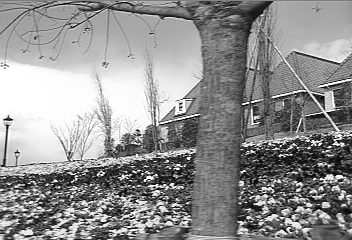
%> input picture TP/sequences/garden/garden_1.png, 352 x 240 px
$ octave Lab.m   (GNU Octave 9; MATLAB toolbox functions it lacks are replaced by stand-ins)
%> lines starting %> are read from the running program, lines starting %| are printed output that depends on the picture; in (x1, y1, x2, y2) boxes, pixels count from 0 and x2, y2 are one past the last pixel; in counts of white or black regions, pixels touching at a corner belong together; the program's own positions count from 1
%> further down, im1 is the input picture: size 240x352 uint8; min 0, max 255, mean 144.4
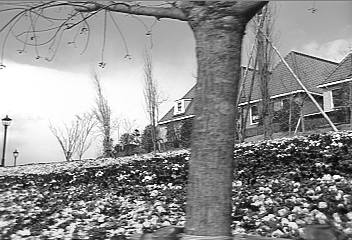
%> input picture TP/sequences/garden/garden_2.png, 352 x 240 px
%> further down, im2 is the input picture: size 240x352 uint8; min 0, max 255, mean 144.2
### TP/code/LK.m
function [u, v] = LucasKanade(im1, im2, windowSize)
%> called with windowSize = 5
% Lucas and Kanade of OF method

if size(size(im1),2)==3
    im1=rgb2gray(im1);
end
if size(size(im2),2)==3
    im2=rgb2gray(im2);
end

im1=double(im1);
%> im1: size 240x352 double
im2=double(im2);
%> im2: size 240x352 double

im1 = imgaussfilt(im1,2);
im2 = imgaussfilt(im2,2);
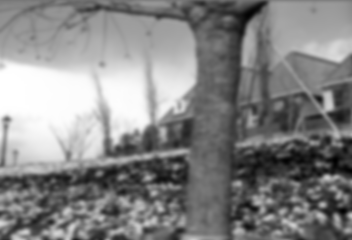
%> im2: size 240x352 double; min 24.04, max 255, mean 144.2; drawn with min black and max white

%%%%%%%%%%%%%%%%%%%%%%%%%%%%%%%%%%%%%%%%%%
% Begin of "Write your code here" section %
%%%%%%%%%%%%%%%%%%%%%%%%%%%%%%%%%%%%%%%%%%


u = zeros(size(im1)); % create u and v matrices
v = zeros(size(im2));


IxMask = [-1 1; -1 1]; % Create the X derivative filter
IyMask = [-1 -1; 1 1]; % Create the Y derivative filter

ItMask_1 = [-1 -1; -1 -1]; %Create both the filters for the time derivative
ItMask_2 = [1 1; 1 1];

im1x = conv2(im1, IxMask,'same');
im2x = conv2(im2, IxMask,'same');
im1y = conv2(im1, IyMask,'same');
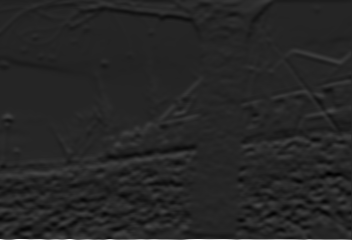
%> im1y: size 240x352 double; min -73.2, max 422.1, mean 1.1; drawn with min black and max white
im2y = conv2(im2, IyMask,'same');

im1t = conv2(im1, ItMask_1,'same');
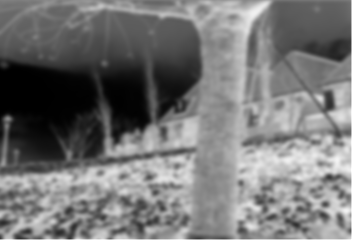
%> im1t: size 240x352 double; min -1020, max -55.17, mean -575.5; drawn with min black and max white
im2t = conv2(im2, ItMask_2,'same');

Ix = (im1x + im2x) ./ 2;
Iy = (im1y + im2y) ./ 2;
It = (im1t + im2t) ./ 2;

newnumb1 = size(im1,1) - mod(size(im1,1),windowSize);
%> newnumb1 = 240
newnumb2 = size(im1,2) - mod(size(im1,2),windowSize);
%> newnumb2 = 350

for i = 1 : newnumb1 - windowSize
    for j = 1 : newnumb2 - windowSize
% [5 lines of commented-out code are left out]

        Ixwindow=Ix(i  : i + windowSize , j : j + windowSize);
        Iywindow=Iy(i  : i + windowSize , j : j + windowSize);
        Itwindow=It(i  : i + windowSize , j : j + windowSize);

        Ixwindow = reshape(Ixwindow , [1 , size(Ixwindow,1)^2 ])';
        Iywindow = reshape(Iywindow , [1 , size(Iywindow,1)^2 ])';
        Itwindow = reshape(Itwindow , [1 , size(Itwindow,1)^2 ])';

        A=[Ixwindow Iywindow];
        B=Itwindow;

        [outpute]=inv(A'*A)*A'*B;


        u(i  , j) = outpute(1);
        v(i  , j) = outpute(2);


    end
end
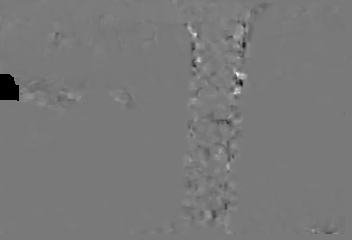
%> v: size 240x352 double; 0.52% of the values are NaN or infinite; the others: min -40.38, max 44.38, mean 0.146; drawn with min black, max white, NaN and infinite black
% [9 lines of commented-out code are left out]


%%%%%%%%%%%%%%%%%%%%%%%%%%%%%%%%%%%%%%%%%%
% Begin of "Write your code here" section %
%%%%%%%%%%%%%%%%%%%%%%%%%%%%%%%%%%%%%%%%%%

u(isnan(u))=0;
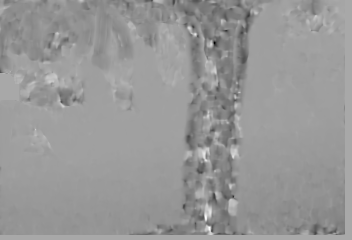
%> u: size 240x352 double; min -24.6, max 12.62, mean -2.45; drawn with min black and max white
v(isnan(v))=0;
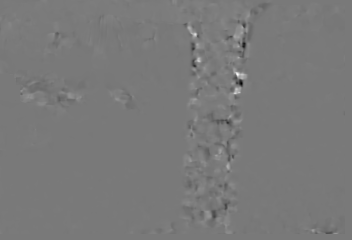
%> v: size 240x352 double; 0.52% of pixels changed, all inside (x1, y1, x2, y2) = (0, 74, 19, 101); drawn with min black and max white

### TP/code/Lab.m
im1 = imread('../sequences/garden/garden_1.png');
im2 = imread('../sequences/garden/garden_2.png');

ite = 100;
lambda = 0.1;

%[u,v] = HS(im1, im2 , lambda , ite);

%plotOF_arrows(u,v)

[u1,v1] = LK(im1, im2 , 5);

plotOF_arrows(u1,v1)
%> (this line was passed over: plotOF_arrows is not available in this run)
